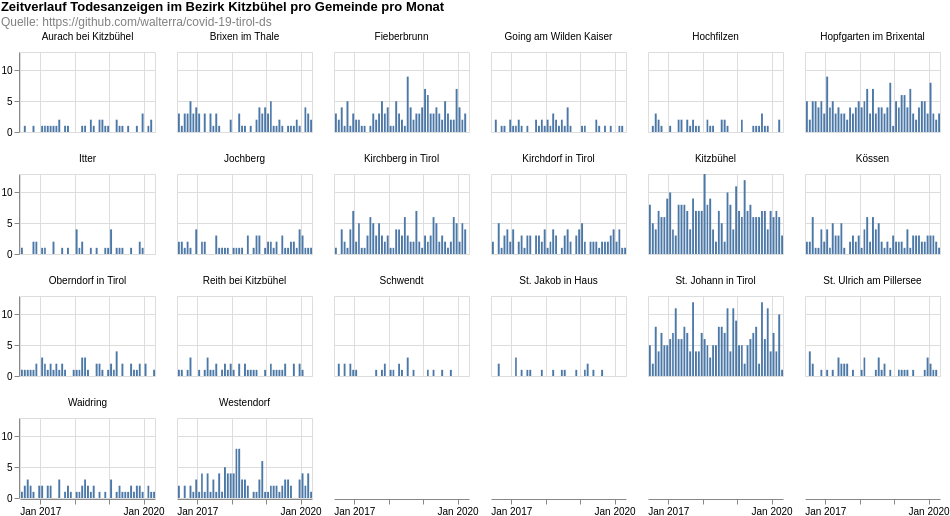

Vega-Lite specification stored for this chart:
### Vega-Lite specification from a JSON file in a GitHub repository (floating-point values rounded to 4 significant figures; data arrays with more than 128 entries replaced by an {"elided": "..."} marker saying what was removed)
{"$schema": "https://vega.github.io/schema/vega-lite/v4.8.1.json", "columns": 6, "config": {"view": {"continuousHeight": 300, "continuousWidth": 400}}, "data": {"name": "data-36bf7fc01f9b995713b22dd651487810"}, "datasets": {"data-36bf7fc01f9b995713b22dd651487810": {"elided": "1878 records"}}, "facet": {"field": "municipaly", "title": null, "type": "nominal"}, "padding": 0, "spec": {"layer": [{"encoding": {"tooltip": [{"field": "date", "timeUnit": "yearmonth", "type": "temporal"}, {"aggregate": "sum", "field": "count", "type": "quantitative"}], "x": {"field": "date", "timeUnit": "yearmonth", "title": null, "type": "temporal"}, "y": {"aggregate": "sum", "field": "count", "title": null, "type": "quantitative"}}, "height": 80, "mark": "bar", "width": 135}]}, "title": {"color": "black", "subtitle": ["Quelle: https://github.com/walterra/covid-19-tirol-ds"], "subtitleColor": "gray", "text": ["Zeitverlauf Todesanzeigen im Bezirk Kitzbühel pro Gemeinde pro Monat"]}}
